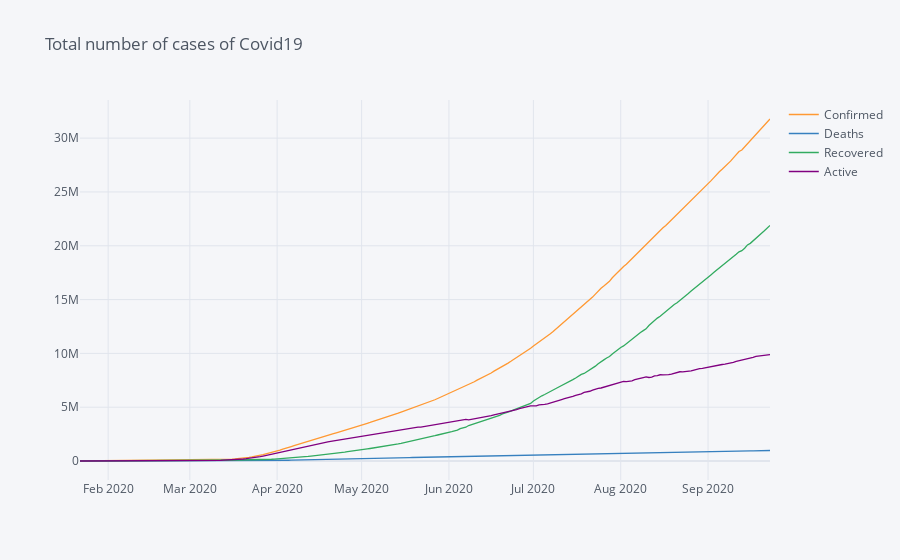

The code cell stored with this chart in its notebook:
### Code cell
configure_plotly_browser_state()
init_notebook_mode(connected = True)
covid_datewise.iplot(title = 'Total number of cases of Covid19')

### Figure 1 — Plotly figure (JSON) as saved in the notebook; plotly's stock layout.template omitted (floating-point values rounded to 4 significant figures; data arrays with more than 128 entries replaced by an {"elided": "..."} marker saying what was removed)
{"data": [{"name": "Confirmed", "text": "", "mode": "lines", "y": {"elided": "246 int values"}, "x": {"elided": "246 str values"}, "line": {"color": "rgba(255, 153, 51, 1.0)", "dash": "solid", "shape": "linear", "width": 1.3}, "type": "scatter"}, {"name": "Deaths", "text": "", "mode": "lines", "y": {"elided": "246 int values"}, "x": {"elided": "246 str values"}, "line": {"color": "rgba(55, 128, 191, 1.0)", "dash": "solid", "shape": "linear", "width": 1.3}, "type": "scatter"}, {"name": "Recovered", "text": "", "mode": "lines", "y": {"elided": "246 int values"}, "x": {"elided": "246 str values"}, "line": {"color": "rgba(50, 171, 96, 1.0)", "dash": "solid", "shape": "linear", "width": 1.3}, "type": "scatter"}, {"name": "Active", "text": "", "mode": "lines", "y": {"elided": "246 int values"}, "x": {"elided": "246 str values"}, "line": {"color": "rgba(128, 0, 128, 1.0)", "dash": "solid", "shape": "linear", "width": 1.3}, "type": "scatter"}], "layout": {"title": {"text": "Total number of cases of Covid19", "font": {"color": "#4D5663"}}, "paper_bgcolor": "#F5F6F9", "plot_bgcolor": "#F5F6F9", "yaxis": {"tickfont": {"color": "#4D5663"}, "zerolinecolor": "#E1E5ED", "title": {"text": "", "font": {"color": "#4D5663"}}, "gridcolor": "#E1E5ED", "showgrid": true}, "xaxis": {"tickfont": {"color": "#4D5663"}, "zerolinecolor": "#E1E5ED", "title": {"text": "", "font": {"color": "#4D5663"}}, "gridcolor": "#E1E5ED", "showgrid": true}, "legend": {"bgcolor": "#F5F6F9", "font": {"color": "#4D5663"}}}}
